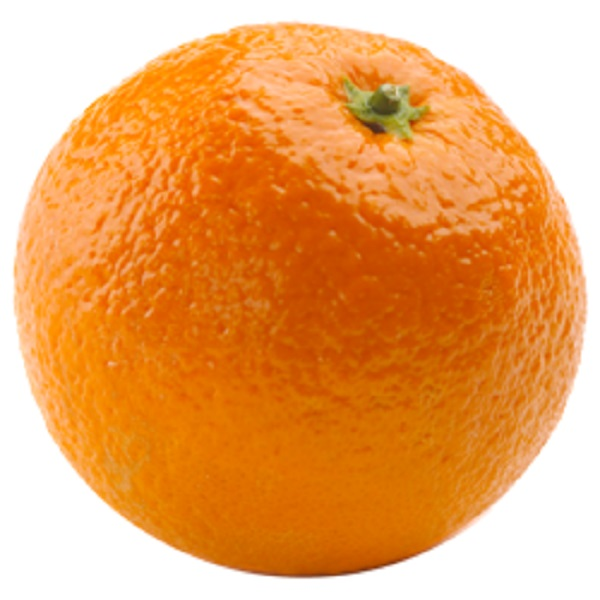
%> input picture orange1.jpg, 600 x 600 px
$ octave --eval "fruit;"   (GNU Octave 9; MATLAB toolbox functions it lacks are replaced by stand-ins)
%> lines starting %> are read from the running program, lines starting %| are printed output that depends on the picture
function fruit


fid = fopen('C:\Users\Gena\Desktop\MATALB\Report.txt', 'wt');
 while(1);
prompt = 'Enter the name of file:  '; % name of file


fname = input(prompt,'s'); % name of input image
%> the answer given: orange1.jpg
fruit = imread(fname);		% name of image in the program
%> fruit is the input picture: size 600x600x3 uint8; mean R, G, B 235.3, 165.5, 100.1


width = 810;		%size of image ---> (resize)
images = {fruit};
%> images = 1 item

 dim = size(images{1}); %size images
%> dim = [600 600 3]
 images{1} = imresize(images{1},[width*dim(1)/dim(2) width],'bicubic');

 fruit = images{1};		%string of name
%> fruit: size 810x810x3 uint8

srgb2lab = makecform('srgb2lab');	%conver image
lab2srgb = makecform('lab2srgb');	%---//---

shadow_lab = applycform(fruit, srgb2lab); % convert to L*a*b*   %---//---
%> shadow_lab: size 810x810x3 uint8; mean of channels 1, 2, 3 190.7, 152.8, 170.2

% the values of luminosity can span a range from 0 to 100; scale them
% to [0 1] range (appropriate for MATLAB(R) intensity images of class double)
% before applying the three contrast enhancement techniques


max_luminosity = 1; 		%luminosity ---> ???????
L = shadow_lab(:,:,1)/max_luminosity;
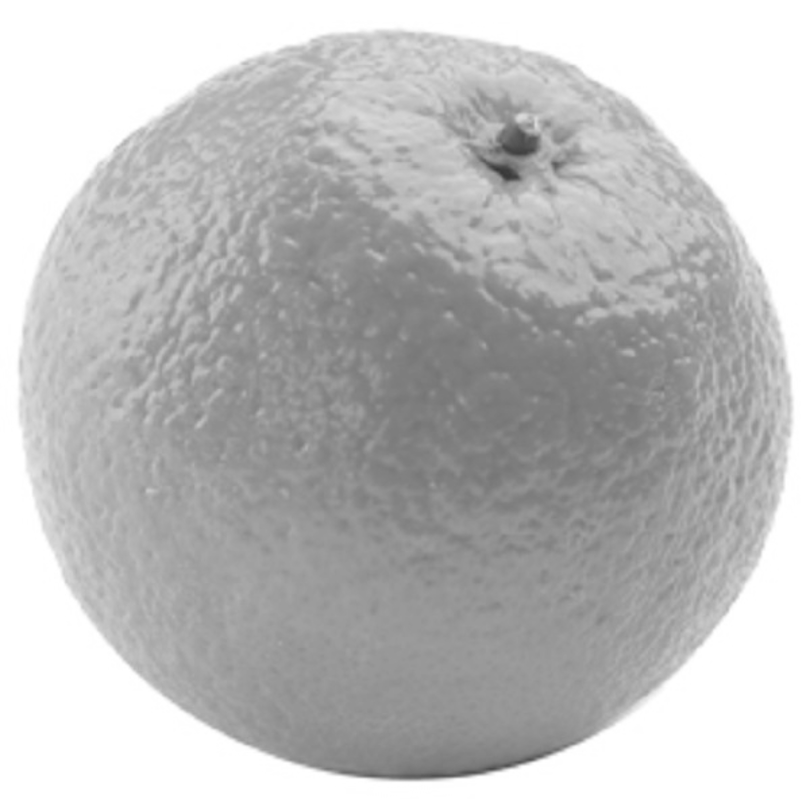
%> L: size 810x810 uint8; min 54, max 255, mean 190.7

% replace the luminosity layer with the processed data and then convert
% the image back to the RGB colorspace

shadow_imadjust = shadow_lab;
shadow_imadjust(:,:,1) = imadjust(L)*max_luminosity;
%> shadow_imadjust: size 810x810x3 uint8; mean of channels 1, 2, 3 130.9, 152.8, 170.2
shadow_imadjust = applycform(shadow_imadjust, lab2srgb);
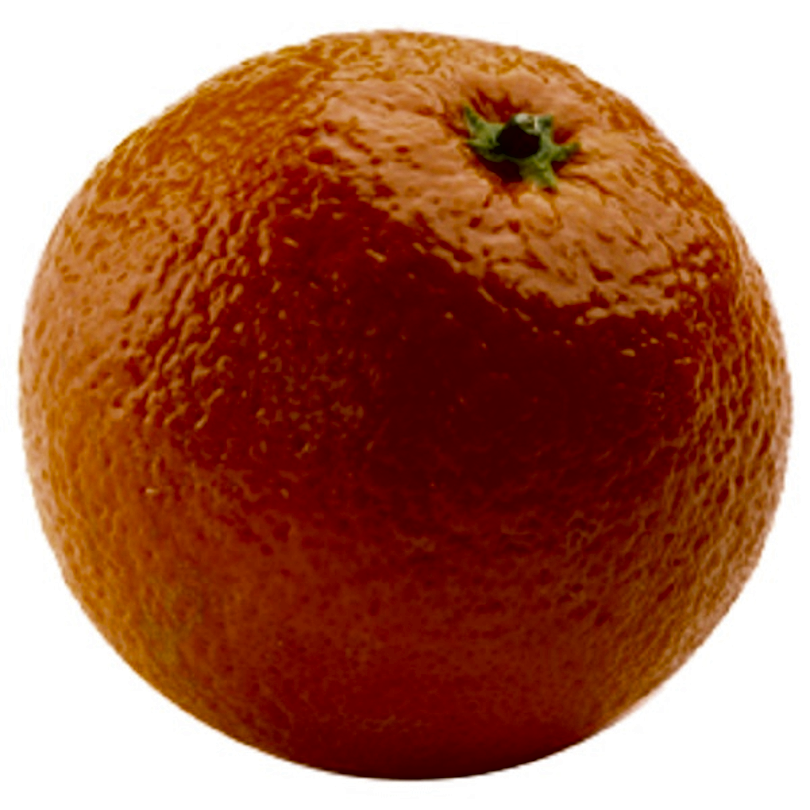
%> shadow_imadjust: size 810x810x3 uint8; mean R, G, B 166.8, 108.8, 85.3

shadow_histeq = shadow_lab;
shadow_histeq(:,:,1) = histeq(L)*max_luminosity;
%> shadow_histeq: size 810x810x3 uint8; mean of channels 1, 2, 3 136.2, 152.8, 170.2
shadow_histeq = applycform(shadow_histeq, lab2srgb);
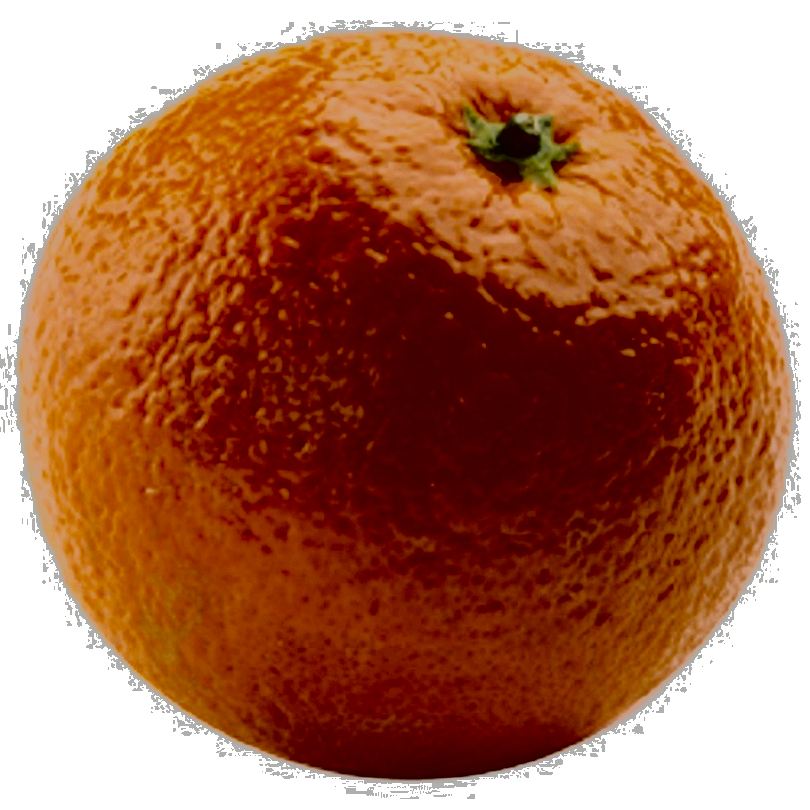
%> shadow_histeq: size 810x810x3 uint8; mean R, G, B 172.9, 114.5, 85.5

shadow_adapthisteq = shadow_lab;
shadow_adapthisteq(:,:,1) = adapthisteq(L)*max_luminosity;
%> shadow_adapthisteq: size 810x810x3 uint8; mean of channels 1, 2, 3 167.5, 152.8, 170.2
shadow_adapthisteq = applycform(shadow_adapthisteq, lab2srgb);
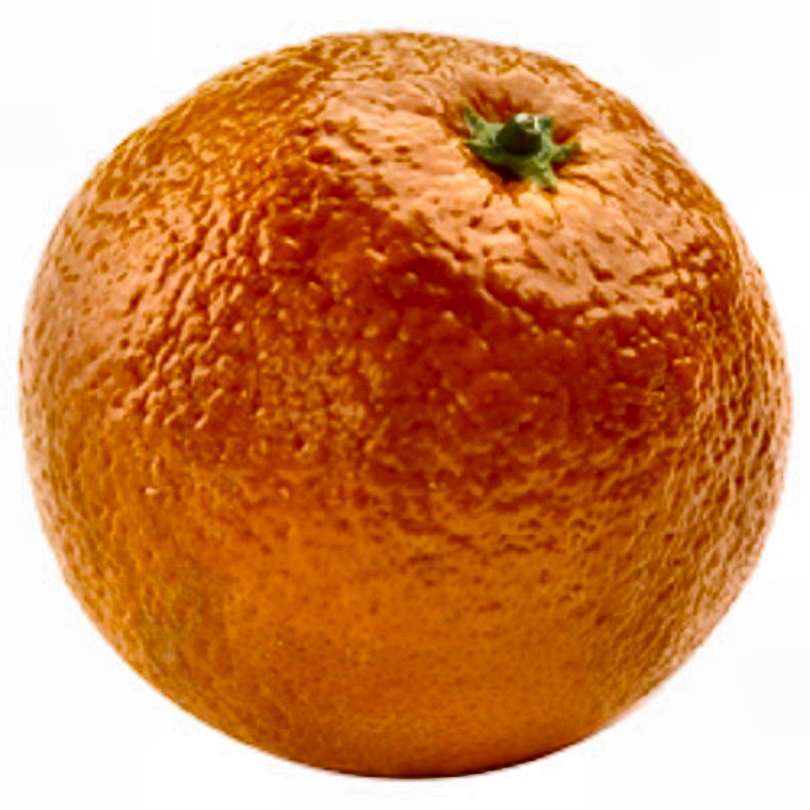
%> shadow_adapthisteq: size 810x810x3 uint8; mean R, G, B 207.6, 141.3, 92


% convert the image in gray-scale
% red green blue ---> convert to gray-scale image
I = rgb2gray(fruit);
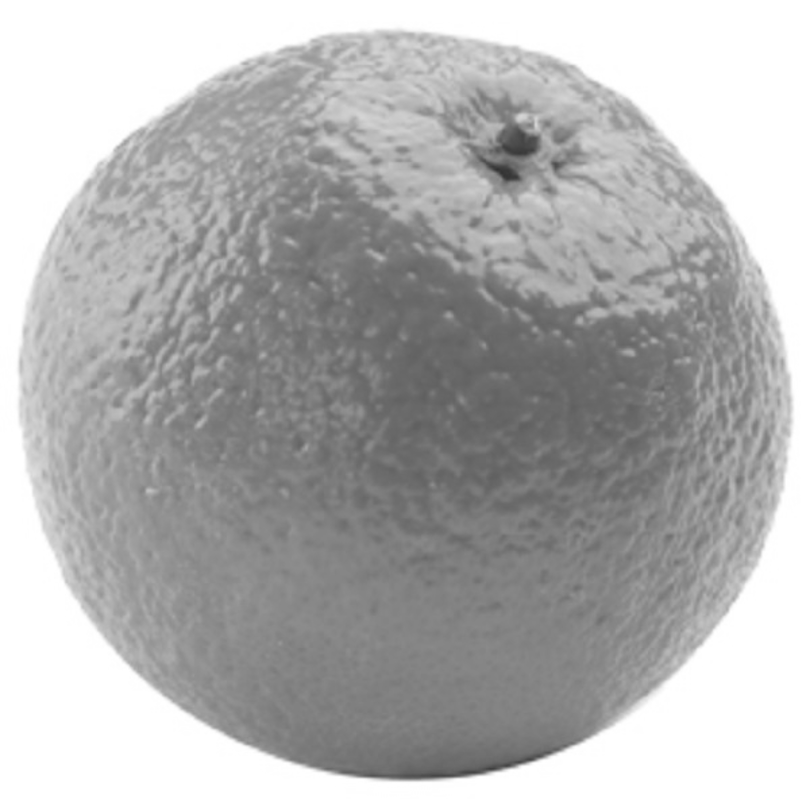
%> I: size 810x810 uint8; min 48, max 255, mean 178.9
fruit_imadjust = imadjust(I,[0.35 0.9],[0 1]);
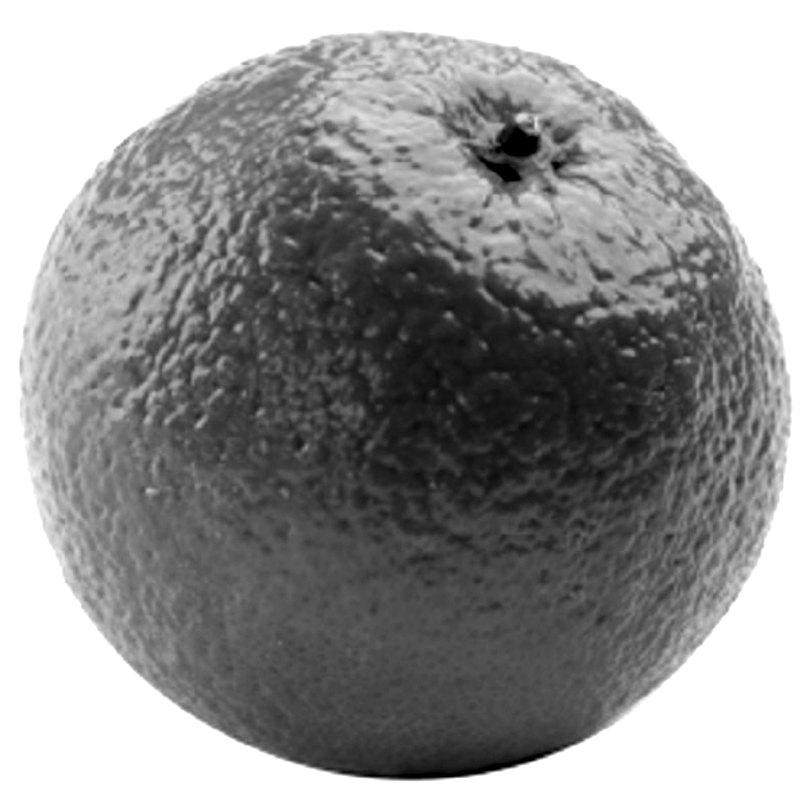
%> fruit_imadjust: size 810x810 uint8; min 0, max 255, mean 149.2
m = 256; % number of sub gray collors

figure
% bar plot

[counts, binLocation] = imhist(I,m); %count bin location on axis (X side) and values of intensities (Y side)
%> counts = 256 values, max 180428 at index 256, min 0 at index 1, mean 2562.9; binLocation = 256 values from 0 to 255
bar(binLocation,counts, 'FaceColor', [0 .5 .5], 'EdgeColor', [0 .5 .5]); % bar ---> ||||| (column histogram)
axis([0 256 0 20000]);
colormap gray;
colorbar('SouthOutside');
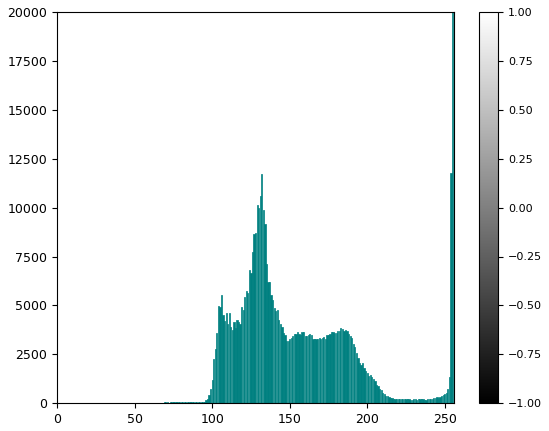
%> figure redrawn from the program's plot data; tallest bar 180428 high, from x = 254.6 to 255.4
% res1=0;
% res2=0;
% res3=0;
sum1 = 0;
for k=1:130
   sum1=sum1+counts(k);
end
%> this loop made 130 passes
%> sum1 on passes 1 to 12: 0, 0, 0, 0, 0, 0, 0, 0, 0, 0, 0, 0
%> after the loop, sum1 = 153904
res1 = sum1/130;
%> res1 = 1183.9
sum2 = 0;
for k=131:190
   sum2=sum2+counts(k);
end
%> this loop made 60 passes
%> sum2 on passes 1 to 12: 9990, 20572, 32273, 42161, 51328, 58460, 64662, 70872, 76410, 81692, 86550, 91285
res2=sum2/59;
%> res2 = 4440.4
sum3 = 2;
for k=191:255
   sum3=sum3+counts(k);
end
%> this loop made 65 passes
%> sum3 on passes 1 to 12: 3327, 6336, 9203, 11769, 14057, 16132, 18109, 20143, 21943, 23577, 25136, 26539
%> after the loop, sum3 = 59787
res3=sum3/64;
%> res3 = 934.2

% for k = 1:m % like ---> for(i=0;i<...;i++)
    fprintf (fid,'%10.2f\n%10.2f\n%10.2f\n', res1,res2,res3); % print results: counts ---> Y binLocation ---> X

% end
%

% binLocation(k)--> after counts(k)%10.2f
str = {'Original', 'Imadjust', 'Adapthisteq', 'Original-gray', 'Imadjust-gray'};
%Figures
figure, imshow(fruit);
title(str{1});

figure;
% input images into sheet square
subplot(2,2,1),imshow(shadow_imadjust), title (str{2});
subplot(2,2,2),imshow(shadow_adapthisteq), title (str{3});
subplot(2,2,3), imshow(I), title (str{4});
subplot(2,2,4),imshow(fruit_imadjust), title (str{5});

% Report
prompt = 'If the fruit high quality or not? (yes/no):   ';% change
originality = input(prompt,'s');
%> the answer given: y

% fprintf (fid, ' %6s %6s \n', fname, originality);


answer=input('Do you want to continue, Y/N [Y]/[N]:','s');
%> the answer given: n
if (answer=='N' || answer=='n')
break
end


 end
 fclose(fid);
end

$ run again, on orange.png
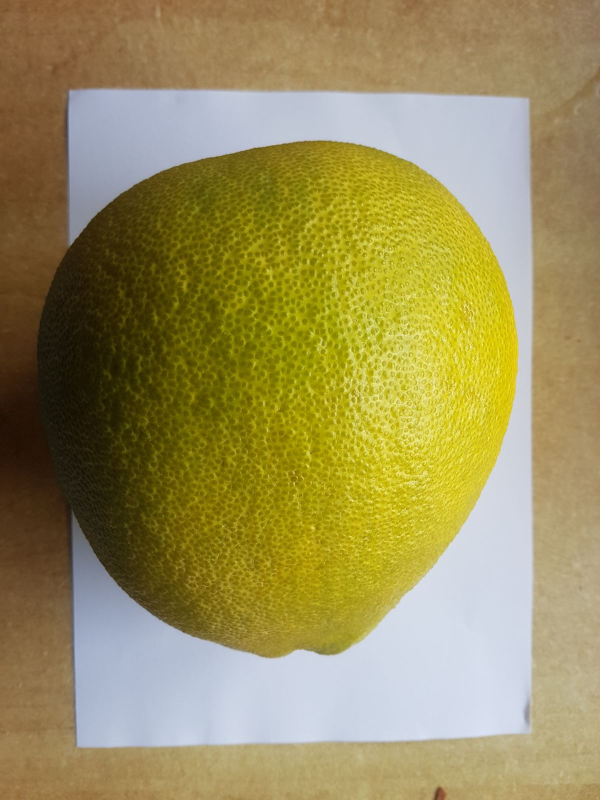
%> input picture orange.png, 1200 x 1600 px (shown at 1/2 size)
%> in fruit, fruit is the input picture: size 1600x1200x3 uint8; mean R, G, B 155.3, 143.7, 89.2
%> images = 1 item
%> dim = [1600 1200 3]
%> fruit: size 1080x810x3 uint8
%> shadow_lab: size 1080x810x3 uint8; mean of channels 1, 2, 3 151.3, 128.5, 156.1
%> in fruit, `fruit_imadjust = imadjust(I,[0.35 0.9],[0 1]);`:
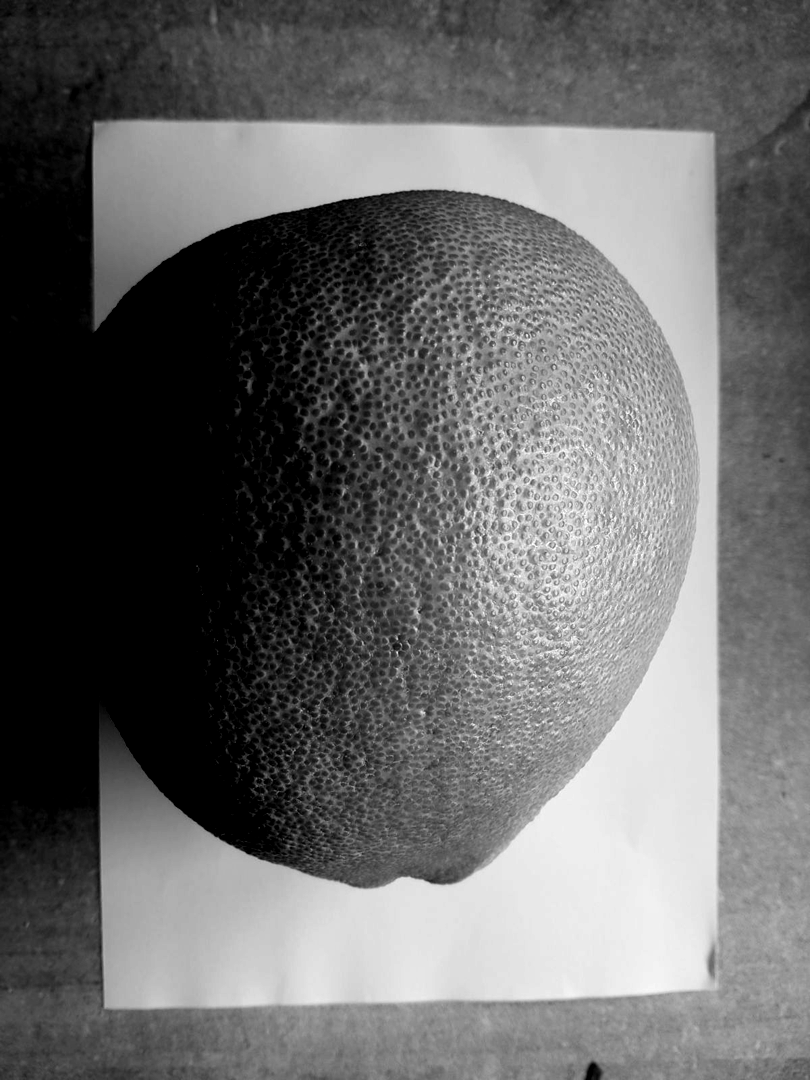
%> fruit_imadjust: size 1080x810 uint8; min 0, max 255, mean 104.7
%> counts = 256 values, max 11113 at index 215, min 0 at index 1, mean 3417.2; binLocation = 256 values from 0 to 255
%> in fruit, `colorbar('SouthOutside');`:
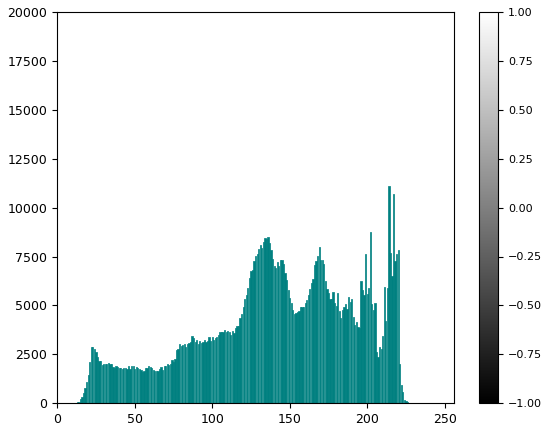
%> figure redrawn from the program's plot data; tallest bar 11113 high, from x = 213.6 to 214.4
%> the loop in fruit, `for k=1:130` made 130 passes
%> sum1 on passes 1 to 8: 0, 0, 0, 0, 0, 0, 0, 0
%> after the loop in fruit, `for k=1:130`: sum1 = 322860
%> res1 = 2483.5
%> the loop in fruit, `for k=131:190` made 60 passes
%> sum2 on passes 1 to 8: 7899, 15965, 23914, 32177, 40598, 48994, 57488, 65696
%> res2 = 6324.5
%> the loop in fruit, `for k=191:255` made 65 passes
%> sum3 on passes 1 to 8: 5349, 9746, 13726, 17869, 21752, 25614, 31849, 37646
%> res3 = 2793.7

$ run again, on orange2.png
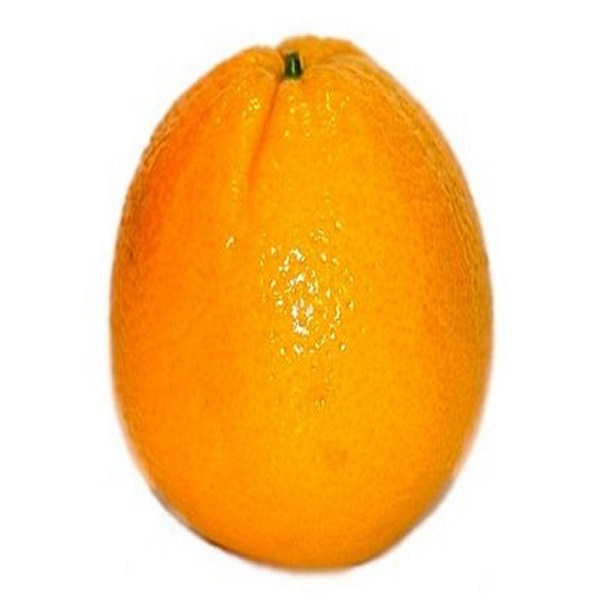
%> input picture orange2.png, 600 x 600 px
%> in fruit, fruit is the input picture: size 600x600x3 uint8; mean R, G, B 249.6, 205, 142.5
%> images = 1 item
%> dim = [600 600 3]
%> fruit: size 810x810x3 uint8
%> shadow_lab: size 810x810x3 uint8; mean of channels 1, 2, 3 219.9, 142.7, 161.3
%> counts = 256 values, max 299166 at index 256, min 0 at index 1, mean 2562.9; binLocation = 256 values from 0 to 255
%> in fruit, `colorbar('SouthOutside');`:
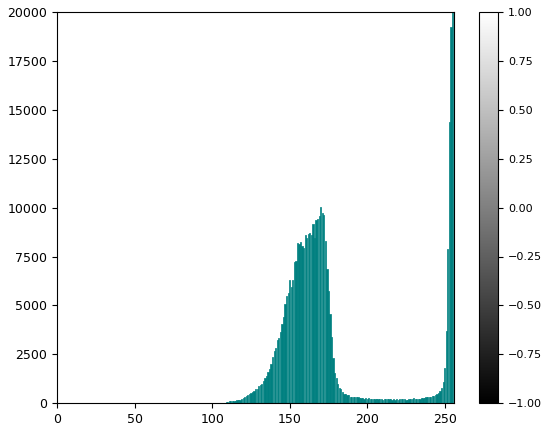
%> figure redrawn from the program's plot data; tallest bar 299166 high, from x = 254.6 to 255.4
%> the loop in fruit, `for k=1:130` made 130 passes
%> sum1 on passes 1 to 8: 0, 0, 0, 0, 0, 0, 0, 0
%> after the loop in fruit, `for k=1:130`: sum1 = 7423
%> res1 = 57.1
%> the loop in fruit, `for k=131:190` made 60 passes
%> sum2 on passes 1 to 8: 857, 1791, 2784, 3896, 5167, 6557, 8140, 9898
%> res2 = 4840.4
%> the loop in fruit, `for k=191:255` made 65 passes
%> sum3 on passes 1 to 8: 325, 658, 992, 1315, 1612, 1898, 2183, 2463
%> after the loop in fruit, `for k=191:255`: sum3 = 63932
%> res3 = 998.9
